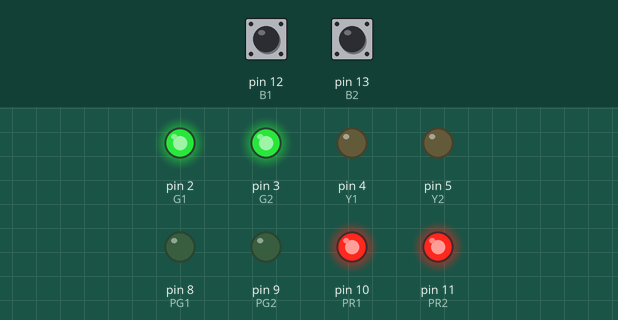
A sketch run on a simulated Arduino Uno, built with avr-gcc and run on an emulated ATmega328P. Shown: output pins drawn as LEDs (lit = HIGH). The inputs (shaded band) are chosen by the test bench; at power-on: pin 12 (B1) HIGH, pin 13 (B2) HIGH. Pins used as bus, display or sensor lines are not drawn.

Above: at 1.2 s.
1.3 s: pin 12 (B1) pulled LOW for 0.15 s
At 2.1 s:
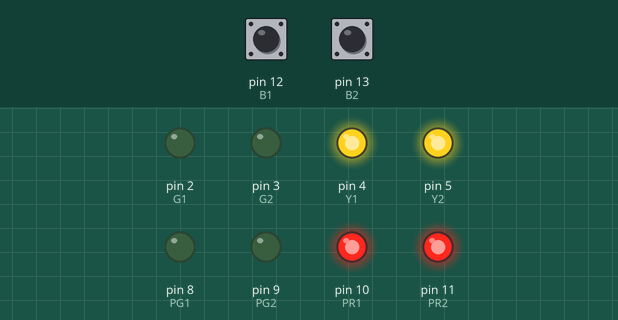
At 3.0 s:
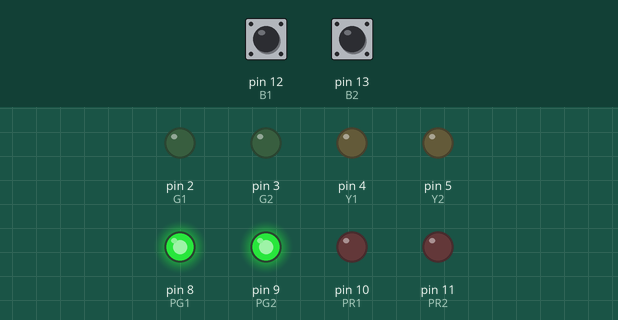
7.4 s: pin 12 (B1) pulled LOW for 3.2 s
At 16.1 s:
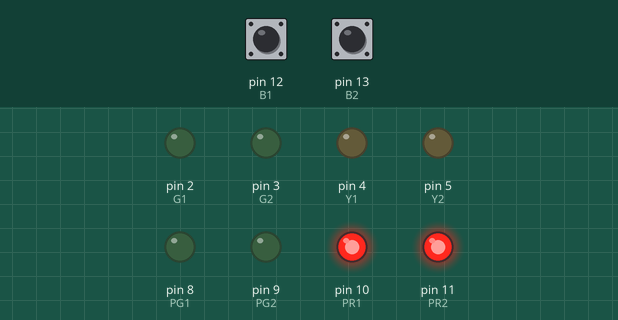
Timing chart, 0 to 18.1 s (numbered marks = the images above; inputs shaded):
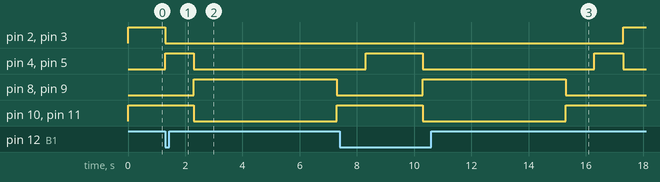

Measured:
- after the input at 1.3 s, pin 2 (G1), pin 3 (G2): HIGH → LOW after 0.00 s instead of 3.7 s; pin 8 (PG1), pin 9 (PG2): LOW → HIGH after 1.0 s instead of 4.7 s; pin 10 (PR1), pin 11 (PR2): HIGH → LOW after 1.0 s instead of 4.7 s
- after the input at 7.4 s, pin 8 (PG1), pin 9 (PG2): LOW → HIGH after 2.9 s instead of 7.9 s; pin 10 (PR1), pin 11 (PR2): HIGH → LOW after 2.9 s instead of 7.9 s

The sketch:

sketch.ino
```cpp
#define G1 2
#define G2 3
#define Y1 4
#define Y2 5
#define R1 6
#define R2 7
#define PG1 8
#define PG2 9
#define PR1 10
#define PR2 11
#define B1 12
#define B2 13

enum TrafficState { GREEN, YELLOW, RED };
enum PedestrianState { GREEN_P, RED_P };

bool pedestrianRequest = false;

void setup() {
  pinMode(G1, OUTPUT); pinMode(G2, OUTPUT);
  pinMode(Y1, OUTPUT); pinMode(Y2, OUTPUT);
  pinMode(R1, OUTPUT); pinMode(R2, OUTPUT);

  pinMode(PG1, OUTPUT); pinMode(PG2, OUTPUT);
  pinMode(PR1, OUTPUT); pinMode(PR2, OUTPUT);

  pinMode(B1, INPUT_PULLUP);
  pinMode(B2, INPUT_PULLUP);

  digitalWrite(PR1, HIGH); digitalWrite(PR2, HIGH);
  digitalWrite(PG1, LOW); digitalWrite(PG2, LOW);
}

void loop() {
  setTraffic(GREEN);
  setPedestrian(RED_P);
  waitWithButtonCheck(5000);

  setTraffic(YELLOW);
  delay(1000);

  setTraffic(RED);
  setPedestrian(GREEN_P);
  delay(5000);

  setPedestrian(RED_P);
  delay(1000);

  setTraffic(YELLOW);
  delay(1000);

  pedestrianRequest = false;
}

void waitWithButtonCheck(unsigned long total) {
  unsigned long start = millis();
  while (millis() - start < total) {
    if (!digitalRead(B1) || !digitalRead(B2)) {
      pedestrianRequest = true;
      break;
    }
  }
}

void setTraffic(TrafficState state) {
  digitalWrite(G1, state == GREEN);
  digitalWrite(G2, state == GREEN);
  digitalWrite(Y1, state == YELLOW);
  digitalWrite(Y2, state == YELLOW);
  digitalWrite(R1, state == RED);
  digitalWrite(R2, state == RED);
}

void setPedestrian(PedestrianState state) {
  digitalWrite(PG1, state == GREEN_P);
  digitalWrite(PG2, state == GREEN_P);
  digitalWrite(PR1, state == RED_P);
  digitalWrite(PR2, state == RED_P);
}
```
